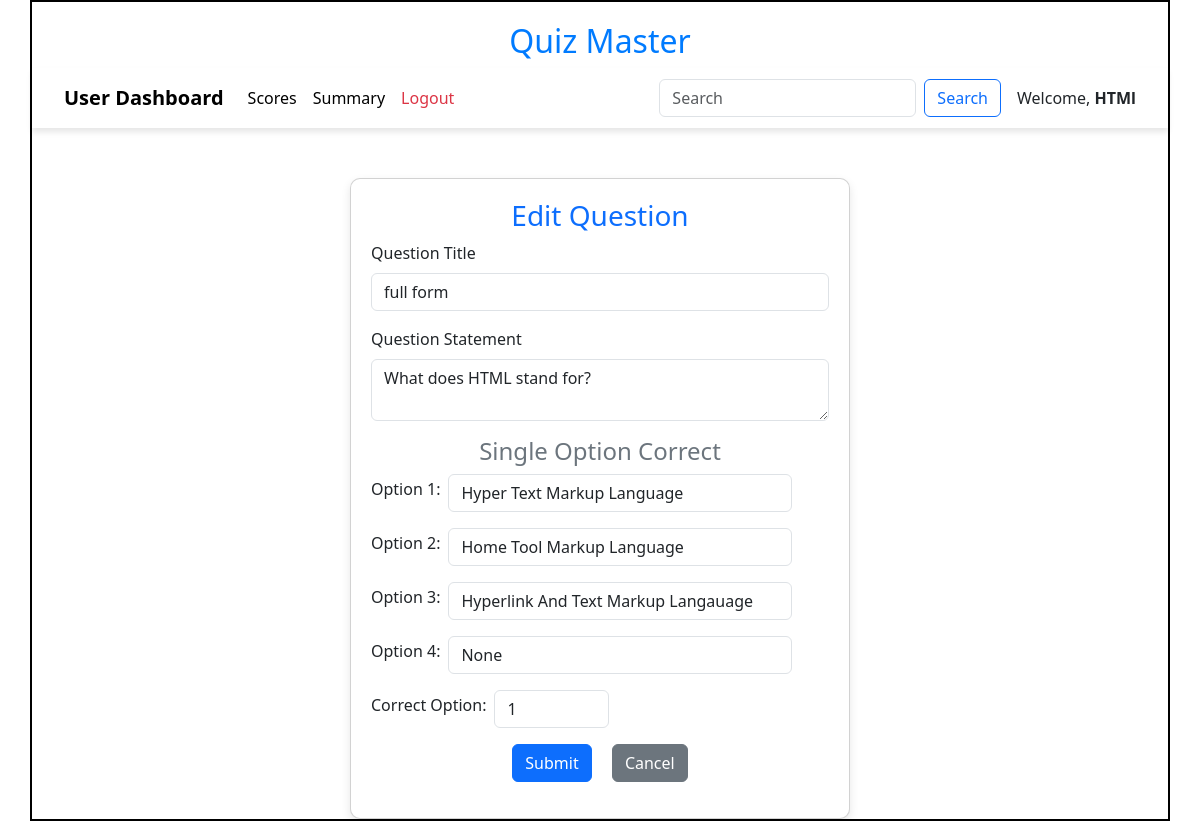
/edit_question/1/HTMl, run on an earlier commit of the app's database.
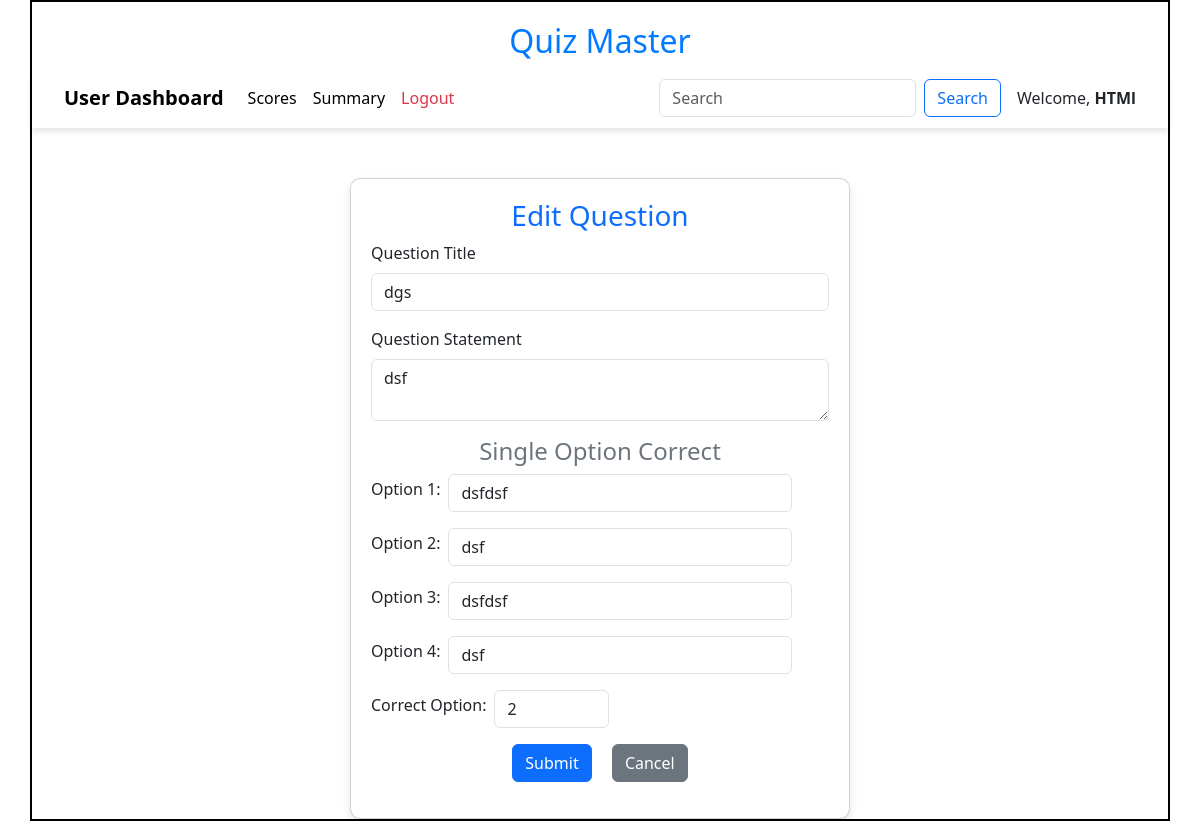
And on a later commit of the database.
### models/models.py (models this page shows)
class Question(db.Model):
    id=db.Column(db.Integer,primary_key=True)
    quiz_id = db.Column(db.Integer,db.ForeignKey("quiz.id"),nullable=False)
    question_title = db.Column(db.String,nullable=False)
    question_statement = db.Column(db.String,nullable=False)
    option1 = db.Column(db.String,nullable=False)
    option2 = db.Column(db.String,nullable=False)
    option3 = db.Column(db.String,nullable=False)
    option4 = db.Column(db.String,nullable=False)
    correct_option = db.Column(db.Integer,nullable=False)

### controllers/controller.py (the view, shortened to what this page needs)
@app.route("/edit_question/<id>/<name>",methods=["GET","POST"])
def edit_questions(id,name):
    question = get_question(id)
    return render_template("edit_question.html",question=question,name=name)

### controllers/controller.py (called while the page is built)
def  get_question(id):
    question = Question.query.filter_by(id=id).first()
    return question

### templates/edit_question.html (shortened to what this page needs)
<!DOCTYPE html>
<html lang="en">
<head>
    <link href="https://cdn.jsdelivr.net/npm/bootstrap@5.3.3/dist/css/bootstrap.min.css" rel="stylesheet">
    <link rel="stylesheet" href="/static/css/style.css">
</head>
<body>
    <div id="container">
        <h1 id="heading">Quiz Master</h1>
        <nav class="navbar navbar-expand-lg navbar-light bg-white" style="box-shadow: 0px 4px 6px rgba(0, 0, 0, 0.1);
            padding: 10px 20px;">
            <div class="container-fluid">
                <a class="navbar-brand" href="#"><b>User Dashboard</b></a>
                <div class="collapse navbar-collapse" id="navbarNav">
                    <ul class="navbar-nav me-auto">
                        <li class="nav-item">
                            <a class="nav-link active" href="/user_scores/{{ name }}">Scores</a>
                        </li>
                        <li class="nav-item">
                            <a class="nav-link active" href="#">Summary</a>
                        </li>
                        <li class="nav-item">
                            <a class="nav-link text-danger" href="/login">Logout</a>
                        </li>
                    </ul>
                    <form class="d-flex" method="POST" action="/search/{{name}}">
                        <input class="form-control me-2" type="search" placeholder="Search" name="search_txt" id="search_txt">
                        <button class="btn btn-outline-primary" type="submit">Search</button>
                    </form>
                </div>
                <span class="ms-3">Welcome, <strong>{{name}}</strong></span>
            </div>
        </nav>
        <div id="edit_question-panel" style="margin: auto;margin-top: 50px; width: 500px;">
            <div class="card">
                <h3 class="text-center text-primary">Edit Question</h3>
                <form action="/edit_question/{{question.id}}/{{name}}" method="POST">
                    <div class="mb-3">
                        <label for="question_title" class="form-label">Question Title</label>
                        <input type="text" class="form-control" id="question_title" name="question_title" value="{{question.question_title}}" required>
                    </div>
                    <div class="mb-3">
                        <label for="question_statement" class="form-label">Question Statement</label>
                        <textarea class="form-control" id="question_statement" name="question_statement" rows="2" required>{{question.question_statement}}</textarea>
                    </div>
                    <h4 class="text-center text-secondary">Single Option Correct</h4>
                    {% for i in range(1, 5) %}
                    <div class="mb-3 d-flex align-items-center">
                        <label for="option{{i}}" class="form-label me-2">Option {{i}}:</label>
                        <input type="text" class="form-control w-75" id="option{{i}}" name="option{{i}}" value="{{question['option' ~ i]}}" required>
                    </div>
                    {% endfor %}
                    <div class="mb-3 d-flex align-items-center">
                        <label for="correct_option" class="form-label me-2">Correct Option:</label>
                        <input type="number" name="correct_option" id="correct_option" class="form-control w-25" min="1" max="4" value="{{question.correct_option}}" required>
                    </div>
                    <div class="mb-3 text-center">
                        <button type="submit" class="btn btn-primary mx-2">Submit</button>
                        <a href="/quiz_dashboard/{{name}}" class="btn btn-secondary mx-2">Cancel</a>
                    </div>
                </form>
            </div>
        </div>
    </div>
</body>
</html>

### static/css/style.css (style rules this page uses)
* { margin: 0px }
#container { border: 2px solid black; margin: auto; min-height: 700px; width: 95%; }
#heading { text-align: center; font-size: 2rem; margin-top: 20px; color: #007bff; }
.navbar { box-shadow: 0px 4px 6px rgba(0, 0, 0, 0.1); padding: 10px 20px; }
.card { box-shadow: 0px 4px 8px rgba(0, 0, 0, 0.1); transition: transform 0.2s ease-in-out; border-radius: 10px; }

### templates/edit_question.html (style rules this page uses)
.card { padding: 20px; border-radius: 10px; box-shadow: 0px 4px 10px rgba(0, 0, 0, 0.1); }

What changed in the data, as far as the page shows it:
changed Question: question_title "full form" → "dgs"; question_statement "What does HTML stand for?" → "dsf"; option1 "Hyper Text Markup Language" → "dsfdsf"; option2 "Home Tool Markup Language" → "dsf"; option3 "Hyperlink And Text Markup Langauage" → "dsfdsf"; option4 "None" → "dsf"; correct_option "1" → "2"
